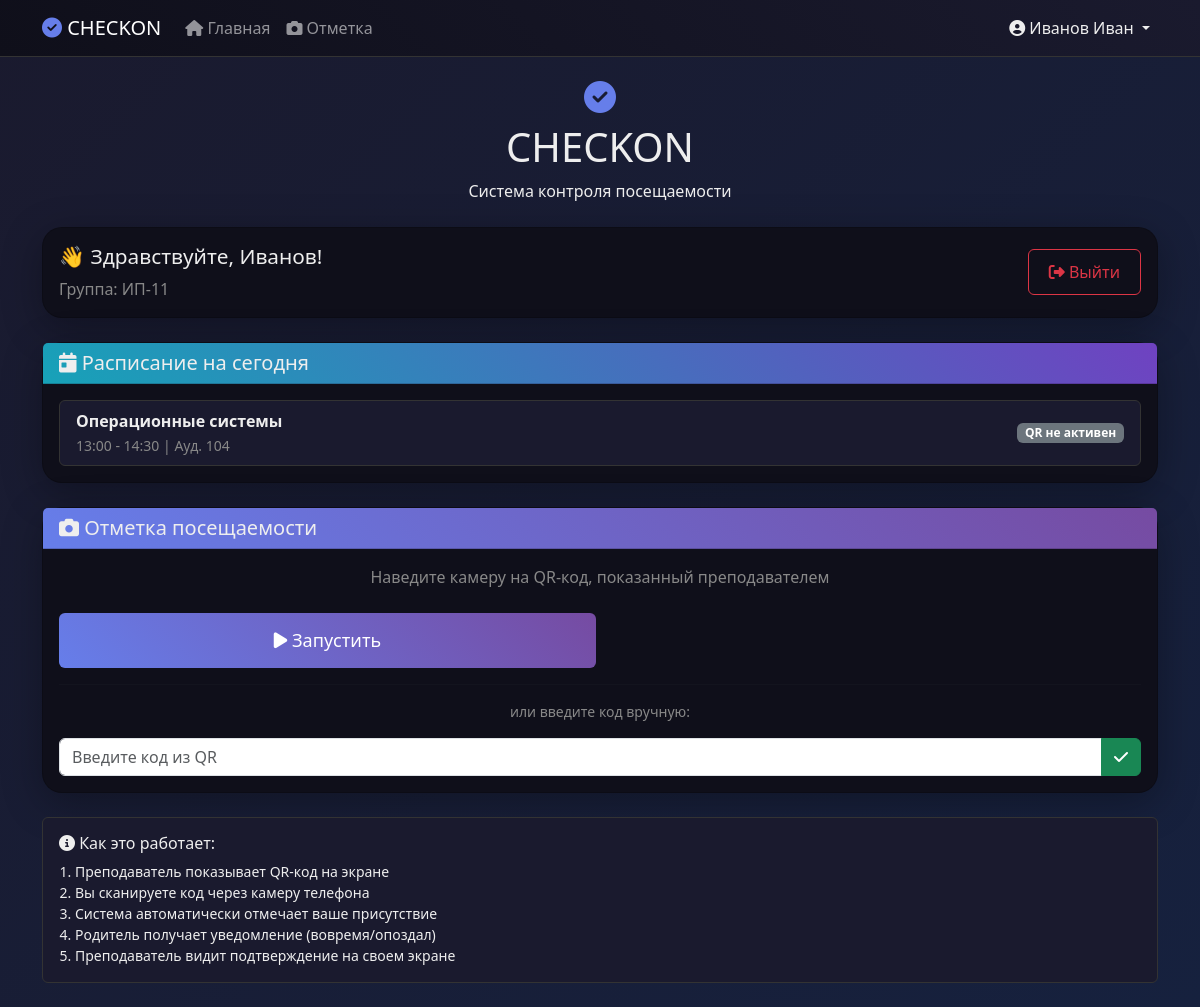
The app's page /scan.php (signed in) with its own data.
### tables this page shows
CREATE TABLE students (
            id INTEGER PRIMARY KEY AUTOINCREMENT,
            full_name TEXT NOT NULL,
            group_name TEXT NOT NULL,
            parent_email TEXT,
            parent_phone TEXT
        , telegram_id TEXT);

CREATE TABLE schedule (
            id INTEGER PRIMARY KEY AUTOINCREMENT,
            discipline TEXT NOT NULL,
            teacher TEXT NOT NULL,
            classroom TEXT NOT NULL,
            day_of_week INTEGER NOT NULL,
            start_time TEXT NOT NULL,
            end_time TEXT NOT NULL
        );

### scan.php (the view, shortened to what this page needs)
<?php
require_once 'config.php';
$student = null;
if (isset($_SESSION['student_id'])) {
    $stmt = $pdo->prepare("SELECT * FROM students WHERE id = ?");
    $stmt->execute([$_SESSION['student_id']]);
    $student = $stmt->fetch();
}
$student_schedule = [];
if ($student) {
    $current_day = date('N');
    $stmt = $pdo->prepare("
        SELECT
            s.*,
            s.discipline,
            s.teacher,
            s.classroom,
            s.start_time,
            s.end_time,
            CASE
                WHEN a.id IS NOT NULL THEN 1
                ELSE 0
            END as qr_exists
        FROM schedule s
        LEFT JOIN active_sessions a ON a.schedule_id = s.id
            AND a.is_active = 1
            AND a.expires_at > datetime('now')
        WHERE s.day_of_week = ?
        ORDER BY s.start_time
    ");
    $stmt->execute([$current_day]);
    $student_schedule = $stmt->fetchAll();
}
?>
<!DOCTYPE html>
<html lang="ru">
<head>
    <link href="https://cdn.jsdelivr.net/npm/bootstrap@5.3.0/dist/css/bootstrap.min.css" rel="stylesheet">
    <link rel="stylesheet" href="https://cdnjs.cloudflare.com/ajax/libs/font-awesome/6.4.0/css/all.min.css">
</head>
<body>
    <?php include 'navbar.php'; ?>
    <div class="container mt-3 mt-md-4 mb-4">
        <div class="text-center mb-3 mb-md-4">
            <i class="fas fa-check-circle fa-2x fa-md-3x" style="color: #667eea;"></i>
            <h1 class="mt-1 mt-md-2">CHECKON</h1>
            <p class="lead">Система контроля посещаемости</p>
        </div>
        <div class="card mb-3 mb-md-4">
            <div class="card-body">
                <div class="d-flex justify-content-between align-items-center flex-wrap">
                    <div>
                        <h4>👋 Здравствуйте, <?= htmlspecialchars(explode(' ', $student['full_name'])[0]) ?>!</h4>
                        <p class="text-muted mb-0">Группа: <?= htmlspecialchars($student['group_name']) ?></p>
                    </div>
                    <a href="logout.php" class="btn btn-outline-danger mt-2 mt-sm-0">
                        <i class="fas fa-sign-out-alt"></i> Выйти
                    </a>
                </div>
            </div>
        </div>
        <div class="card mb-3 mb-md-4">
            <div class="card-header" style="background: linear-gradient(45deg, #17a2b8, #6f42c1);">
                <h5 class="mb-0"><i class="fas fa-calendar-day"></i> Расписание на сегодня</h5>
            </div>
            <div class="card-body p-2 p-md-3">
                <?php if (count($student_schedule) > 0): ?>
                    <div class="list-group">
                        <?php foreach ($student_schedule as $lesson): ?>
                            <div class="list-group-item">
                                <div class="d-flex justify-content-between align-items-center flex-wrap">
                                    <div>
                                        <strong><?= htmlspecialchars($lesson['discipline']) ?></strong>
                                        <br>
                                        <small class="text-muted">
                                            <?= $lesson['start_time'] ?> - <?= $lesson['end_time'] ?> |
                                            Ауд. <?= htmlspecialchars($lesson['classroom']) ?>
                                        </small>
                                    </div>
                                    <?php if ($lesson['qr_exists']): ?>
                                        <span class="badge bg-success mt-1 mt-sm-0">QR готов</span>
                                    <?php else: ?>
                                        <span class="badge bg-secondary mt-1 mt-sm-0">QR не активен</span>
                                    <?php endif; ?>
                                </div>
                            </div>
                        <?php endforeach; ?>
                    </div>
                <?php else: ?>
                    <div class="alert alert-info text-center mb-0">Сегодня занятий нет 🎉</div>
                <?php endif; ?>
            </div>
        </div>
        <div class="card">
            <div class="card-header" style="background: linear-gradient(45deg, #667eea, #764ba2);">
                <h5 class="mb-0"><i class="fas fa-camera"></i> Отметка посещаемости</h5>
            </div>
            <div class="card-body text-center">
                <p class="text-muted">Наведите камеру на QR-код, показанный преподавателем</p>
                <div class="row g-2 mt-3">
                    <div class="col-6">
                        <button id="startScanBtn" class="btn btn-scan w-100">
                            <i class="fas fa-play"></i> Запустить
                        </button>
                    </div>
                    <div class="col-6">
                    </div>
                </div>
                <hr>
                <p class="text-muted small">или введите код вручную:</p>
                <form method="POST" class="mt-2">
                    <div class="input-group">
                        <input type="text" class="form-control" name="token" id="tokenInput"
                               placeholder="Введите код из QR" required>
                        <button type="submit" name="scan_qr" class="btn btn-success">
                            <i class="fas fa-check"></i>
                        </button>
                    </div>
                </form>
            </div>
        </div>
        <div class="alert alert-light mt-3 mt-md-4">
            <h6><i class="fas fa-info-circle"></i> Как это работает:</h6>
            <ol class="small mb-0 ps-3">
                <li>Преподаватель показывает QR-код на экране</li>
                <li>Вы сканируете код через камеру телефона</li>
                <li>Система автоматически отмечает ваше присутствие</li>
                <li>Родитель получает уведомление (вовремя/опоздал)</li>
                <li>Преподаватель видит подтверждение на своем экране</li>
            </ol>
        </div>
    </div>
</body>
</html>

### scan.php (style rules this page uses)
* { box-sizing: border-box; -webkit-tap-highlight-color: transparent; }
body { background: linear-gradient(135deg, #1a1a2e 0%, #16213e 100%); min-height: 100vh; padding: 0; margin: 0; }
.card { background: #0f0f1a; border-radius: 20px; box-shadow: 0 10px 40px rgba(0,0,0,0.3); margin-bottom: 16px; }
.btn-scan { background: linear-gradient(45deg, #667eea, #764ba2); color: white; border: none; padding: 14px 20px; font-size: 18px; }
.text-white, h1, h2, h3, h4, h5, p { color: #eee !important; }
.text-muted { color: #888 !important; }
.list-group-item { background: #1a1a2e; color: #eee; border-color: #333; }
.alert-light { background: #1a1a2e; color: #eee; border: 1px solid #333; }
.btn-outline-danger { padding: 10px 20px; font-size: 16px; }
.container { padding-left: 12px; padding-right: 12px; }
h4 { font-size: 1.3rem; }
.lead { font-size: 1rem; }

### records on screen
students: full_name "Иванов", group_name "ИП-11"
schedule: discipline "Операционные системы", start_time "13:00", end_time "14:30", classroom "104"

### other values on screen
$_SESSION['full_name'] "Иванов Иван"
